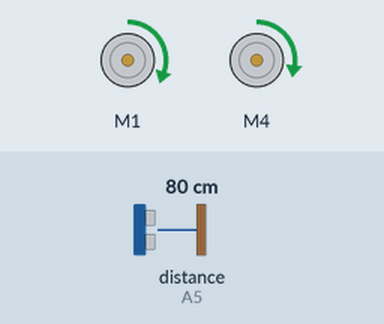
Simulated run of this sketch. Board: Arduino Uno, built with avr-gcc and run on an emulated ATmega328P. Parts: 2 × DC motor (green arrow = forward, orange = backward, longer = faster). Inputs (shaded band) come from the test bench; at power-on: distance to the obstacle (sensor on A5) 80 cm. The echo pulse lasts 58.3 µs per cm.

Above: at 2.1 s.
2.2 s: distance to the obstacle (sensor on A5) set to 2 cm
At 2.68 s:
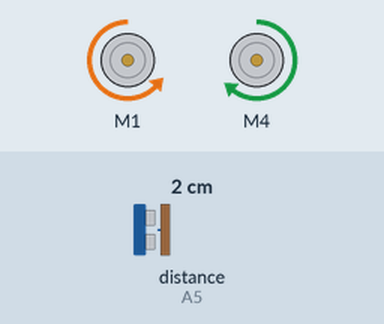
5.7 s: distance to the obstacle (sensor on A5) set to 35 cm
At 6.08 s:
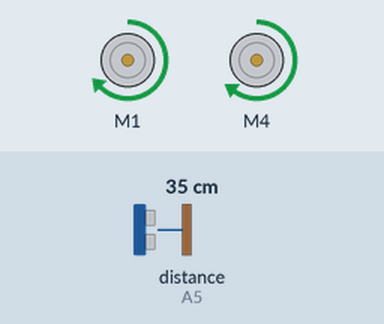
9.7 s: distance to the obstacle (sensor on A5) set to 4 cm
At 10.25 s:
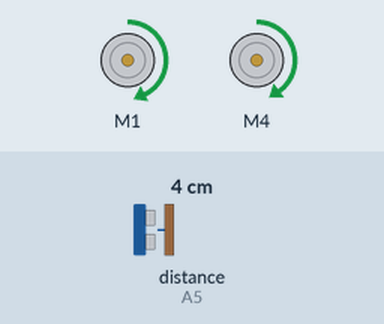
13.7 s: distance to the obstacle (sensor on A5) set to 60 cm
17.7 s: distance to the obstacle (sensor on A5) set to 120 cm
21.7 s: distance to the obstacle (sensor on A5) set to 250 cm
Timing chart, 0 to 26.7 s (numbered marks = the images above; inputs shaded):
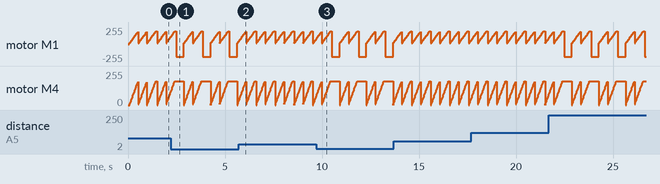

Measured:
- by itself, motor M1: moves between backward 188/255 and forward 188/255, repeating every 1.4 s
- by itself, motor M4: moves between stopped and forward 178/255, repeating every 1.4 s

The sketch:

MotorshieldULTRASONIC.ino
```cpp
#include <AFMotor.h>
#include <Servo.h>
#include <NewPing.h>

#define TRIG_PIN A4 // Pin A4 on the Motor Drive Shield soldered to the ultrasonic sensor
#define ECHO_PIN A5 // Pin A5 on the Motor Drive Shield soldered to the ultrasonic sensor
#define MAX_DISTANCE 200 // sets maximum useable sensor measuring distance to 200cm
#define MAX_SPEED 180 // sets speed of DC traction motors to 180/256 or about 70% of full speed - to get power drain down.
#define MAX_SPEED_OFFSET 10 // this sets offset to allow for differences between the two DC traction motors
#define COLL_DIST 10 // sets distance at which robot stops and reverses to 10cm
#define TURN_DIST COLL_DIST+10 // sets distance at which robot veers away from object (not reverse) to 20cm (10+10)
NewPing sonar(TRIG_PIN, ECHO_PIN, MAX_DISTANCE); // sets up sensor library to use the correct pins to measure distance.

AF_DCMotor motor1(1, MOTOR12_1KHZ); // create motor #1 using M1 output on Motor Drive Shield, set to 1kHz PWM frequency
AF_DCMotor motor2(4, MOTOR12_1KHZ); // create motor #2, using M2 output, set to 1kHz PWM frequency
int pos = 0; // this sets up variables for use in the sketch (code)
int maxDist = 0;
int maxAngle = 0;
int maxRight = 0;
int maxLeft = 0;
int maxFront = 0;
int course = 0;
int curDist = 0;
String motorSet = "";
int speedSet = 0;

//readPing
//-------------------------------------------------------------------------------------------------------------------------------------
int readPing() { // read the ultrasonic sensor distance
  delay(70);
  unsigned int uS = sonar.ping();
  int cm = uS / US_ROUNDTRIP_CM;
  return cm;
}


void moveForward() {
  motorSet = "FORWARD";
  motor1.run(FORWARD);      // turn it on going forward
  motor2.run(FORWARD);      // turn it on going forward
  for (speedSet = 0; speedSet < MAX_SPEED; speedSet += 2) // slowly bring the speed up to avoid loading down the batteries too quickly
  {
    motor1.setSpeed(speedSet + MAX_SPEED_OFFSET);
    motor2.setSpeed(speedSet);
    delay(5);
  }
}
void checkForward()

{
  if (motorSet == "FORWARD") {
    motor1.run(FORWARD);  // make sure motors are going forward
    motor2.run(FORWARD);
  }
}

//checkCourse
//-------------------------------------------------------------------------------------------------------------------------------------
void checkCourse() { // we're about to hit something so move backwards, stop, find where the empty path is.
  //-------------------------------------------------------------------------------------------------------------------------------------
}

void moveBackward() {
  motorSet = "BACKWARD";
  motor1.run(BACKWARD);      // turn it on going forward
  motor2.run(BACKWARD);     // turn it on going forward
  for (speedSet = 0; speedSet < MAX_SPEED; speedSet += 2) // slowly bring the speed up to avoid loading down the batteries too quickly
  {
    motor1.setSpeed(speedSet + MAX_SPEED_OFFSET);
    motor2.setSpeed(speedSet);
    delay(5);
  }

}
//-------------------------------------------------------------------------------------------------------------------------------------
void turnRight() {
  motorSet = "RIGHT";
  motor1.run(FORWARD);      // turn motor 1 forward
  motor2.run(BACKWARD);     // turn motor 2 backward
  delay(400); // run motors this way for 400ms
  motorSet = "FORWARD";
  motor1.run(FORWARD);      // set both motors back to forward
  motor2.run(FORWARD);
}
//-------------------------------------------------------------------------------------------------------------------------------------
void turnLeft() {
  motorSet = "LEFT";
  motor1.run(BACKWARD);     // turn motor 1 backward
  motor2.run(FORWARD);      // turn motor 2 forward
  delay(400); // run motors this way for 400ms
  motorSet = "FORWARD";
  motor1.run(FORWARD);      // turn it on going forward
  motor2.run(FORWARD);      // turn it on going forward
}

//-------------------------------------------------------------------------------------------------------------------------------------
void setCourse() { // set direction for travel based on a very basic distance map, simply which direction has the greatest distance to and object - turning right or left?

  if (maxAngle < 90) {
    turnRight();
  }
  if (maxAngle > 90) {
    turnLeft();
  }
  maxLeft = 0;
  maxRight = 0;
  maxFront = 0;
}
void moveStop()
{ motor1.run(RELEASE); motor2.run(RELEASE); // stop the motors.
  moveBackward(); {
    delay(500);
    moveStop();
    setCourse();
  }

}
//-------------------------------------------------------------------------------------------------------------------------------------
void veerLeft() {
  motor1.run(BACKWARD);  // veering left? set left motor backwards for 400ms
  delay(400);
  motor1.run(FORWARD);
}
//-------------------------------------------------------------------------------------------------------------------------------------

void veerRight() {
  motor2.run(BACKWARD);  // veering right? set right motor backwards for 400ms
  delay(400);
  motor2.run(FORWARD);
}

//-------------------------------------------------------------------------------------------------------------------------------------
void changePath() {
  if (pos < 90) {
    veerLeft(); // if current pos of sensor is less than 90-degrees, it means the object is on the right hand side so veer left
  }
  if (pos > 90) {
    veerRight(); // if current pos of sensor is greater than 90-degrees, it means the object is on the left hand side so veer right
  }
}

void checkPath() {
  int curLeft = 0;
  int curFront = 0;
  int curRight = 0;
  int curDist = 0;

  {
    // wait 90ms for servo to get to position
    checkForward();                                  // check the robot is still moving forward
    curDist = readPing();                          // get the current distance to any object in front of sensor
  }

  if (curDist < COLL_DIST) {                               // if the current distance to object is less than the collision distance
    checkCourse();                                          // run the checkCourse function
    // jump out of this loop
  }

  if (curDist < TURN_DIST) {                                 // if current distance is less than the turn distance
    changePath();
  }


  {
    if (curDist > curDist) {
      {
        maxAngle = pos;
      }
      if (pos > 90 && curDist > curLeft) {
        curLeft = curDist;
      }
      if (pos == 90 && curDist > curFront) {
        curFront = curDist;
      }
      if (pos < 90 && curDist > curRight) {
        curRight = curDist;
      }
    }

    maxLeft = curLeft;
    maxRight = curRight;
    maxFront = curFront;
  }


  moveForward();
}


//-------------------------------------------- SETUP LOOP ----------------------------------------------------------------------------

void setup() {

  checkPath(); // run the CheckPath routine to find the best path to begin travel
  motorSet = "FORWARD"; // set the director indicator variable to FORWARD
  moveForward(); // run function to make robot move forward
}


//---------------------------------------------MAIN LOOP ------------------------------------------------------------------------------
void loop() {
  moveForward();        // check that if the robot is supposed to be moving forward, that the drive motors          are set to move forward - this is needed to overcome some issues with only using 4 AA NiMH batteries

  checkPath(); // set ultrasonic sensor to scan for any possible obstacles
}


//-------------------------------------------------------------------------------------------------------------------------------------
```
